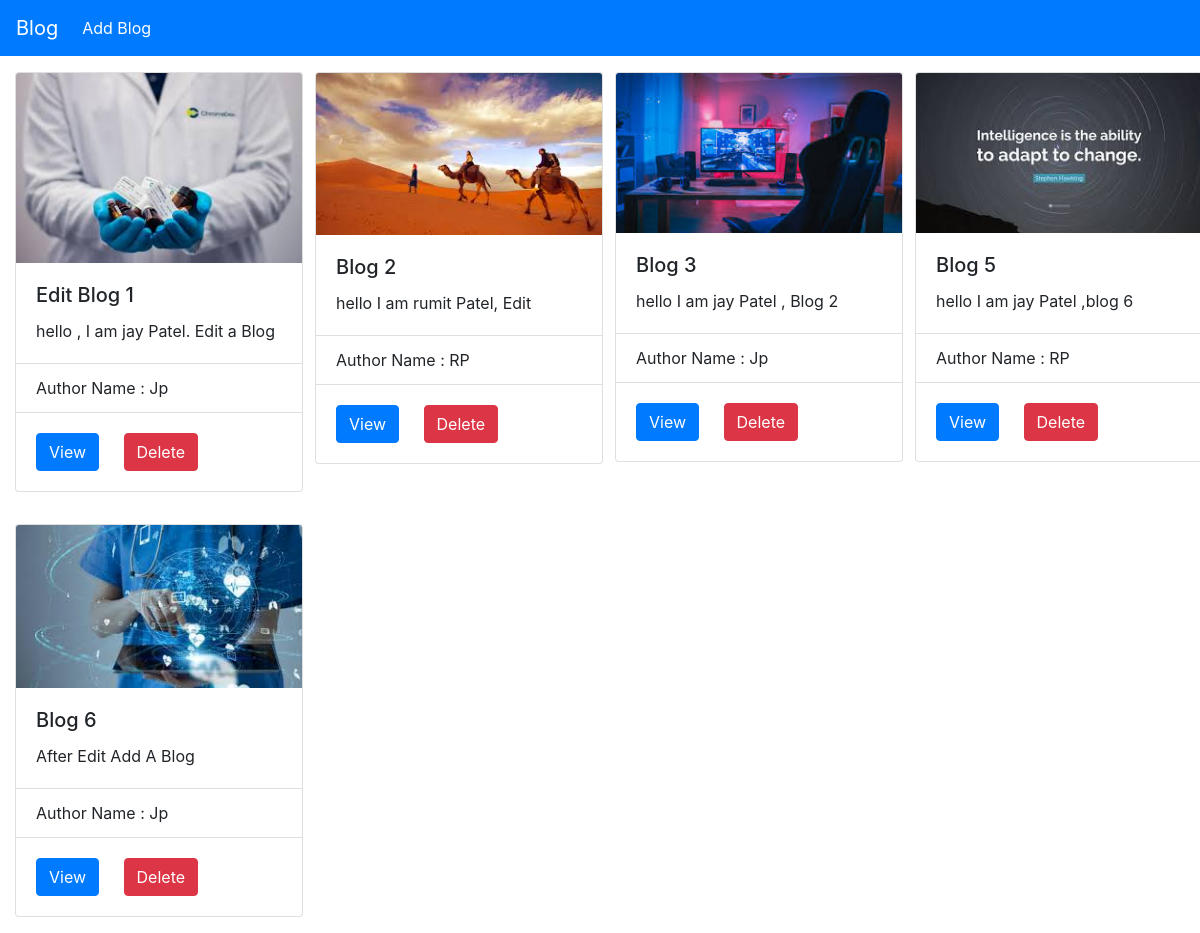
/, run on an earlier commit of the app's database.
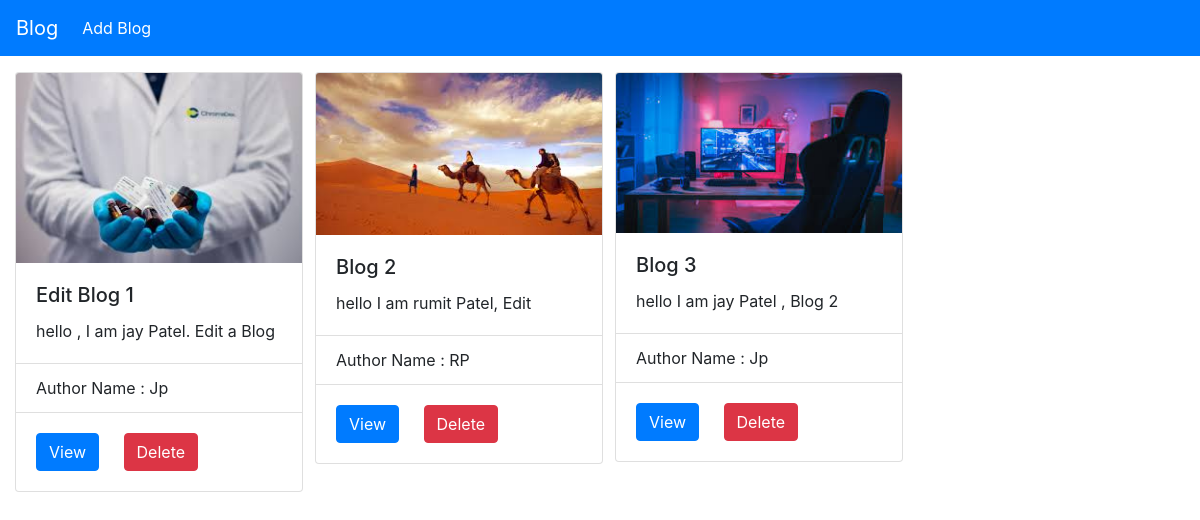
And on a later commit of the database.
### Blog_App/models.py (models this page shows, shortened)
class Post_Blog(models.Model):
    blog_image = models.ImageField(upload_to='blog_images',default='Add Please')
    title = models.CharField(max_length=100,unique=True)
    author = models.ForeignKey(Blog_User,on_delete=models.CASCADE)
    content = models.TextField()
    created_date = models.DateTimeField(auto_now_add=True)
    blog_like = models.PositiveBigIntegerField(default=0)

class Blog_User(models.Model):
    user_name = models.CharField(max_length=20,default='demo')
    user_password = models.CharField(max_length=10,default="demo")
    def __str__(self):
        return self.user_name

### Blog_App/views.py (the view)
# urls.py: path('',views.index,name='index'),
def index(request):
    all_blog = Post_Blog.objects.all()
    return render(request,'index.html',{'all_blog':all_blog})

### templates/index.html (shortened to what this page needs)
<!DOCTYPE html>
<html lang="en">
<head>
</head>
<body>
    <nav class="navbar navbar-expand-lg navbar-dark bg-primary">
        <a class="navbar-brand" href="{% url 'Blog_App:index' %}">Blog</a>
        <div class="collapse navbar-collapse" id="navbarNavDropdown">
            <ul class="navbar-nav">
                <li class="nav-item active">
                    <a class="nav-link" href="{% url 'Blog_App:addblog' %}">Add Blog <span class="sr-only">(current)</span></a>
                  </li>
            </ul>
        </div>
    </nav>
    <div class="container-fluid">
        <div class="row">
            {% for i in all_blog %}
            <div class="col-sm-3  my-3">
                <div class="card" style="width: 18rem;">
                    <img class="card-img-top" src="{{i.blog_image.url}}" alt="Card image cap">
                    <div class="card-body">
                      <h5 class="card-title">{{i.title}}</h5>
                      <p class="card-text">{{i.content}}</p>
                    </div>
                    <ul class="list-group list-group-flush">
                      <li class="list-group-item">Author Name : {{i.author}}</li>
                    </ul>
                    <div class="card-body">
                        <a href="{% url 'Blog_App:view' i.pk %}" class="card-link"><button type="button" class="btn btn-primary">View</button></a>
                        <a href="{% url 'Blog_App:delete' i.pk %}" class="card-link"><button type="button" class="btn btn-danger">Delete</button>
                        </a>
                      </div>
                  </div>
            </div>
            {% endfor %}
        </div>
    </div>
<link rel="stylesheet" href="https://maxcdn.bootstrapcdn.com/bootstrap/4.5.2/css/bootstrap.min.css">
</body>
</html>

What changed in the data, as far as the page shows it:
removed Post_Blog: blog_image (picture), title "Blog 5", content "hello I am jay Patel ,blog 6", author "RP"
removed Post_Blog: blog_image (picture), title "Blog 6", content "After Edit Add A Blog", author "Jp"
